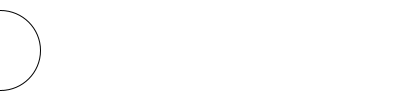
Frame 1 (no input)
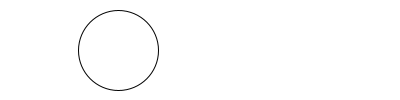
Frame 60 (the mouse pressed at the canvas centre just before this capture)
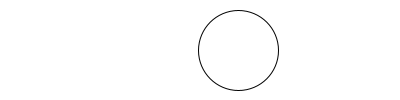
Frame 120 (the mouse held since frame 60 and released just before this capture)

The Processing sketch that drew these frames (run headless with seeded random() and noise(); from frame 60 on, the mouse is pressed at the canvas centre):

// Processing sketch: ej_02_DiagramaDeEstado
// ── ej_02_DiagramaDeEstado.pde
/******************************************/
/*Processing en el Universo del Videojuego*/
/*Unidad 1: Antes de Empezar              */
/*Ejemplo 02: Diagramas de Estado         */
/*                                        */
/* ibuioli@gmail.com                      */
/* jaimeperezmarin@gmail.com              */
/******************************************/

String estado = " ";  //Cadena de texto, control del estado
int x;        //Posición en Eje X
int d = 80;   //Diámetro

void setup(){
  size(400, 100);
}

void draw(){
  background(255);
  
  //Estados//
  if(estado.equals("voy")){
    x+=2;
  }
  if(estado.equals("vuelvo")){
    x-=2;
  }
  
  //Acciones//
  if(x <= 0+d/2){
    estado = "voy";
  }
  if(x > width-d/2){
    estado = "vuelvo";
  }
  
  ellipse(x, 50, d, d);  //Dibuja la Elipse
}
